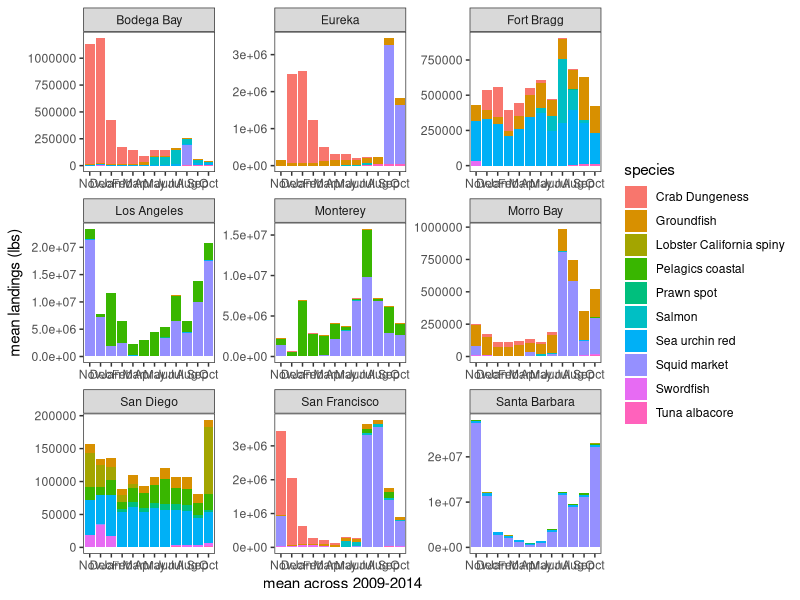
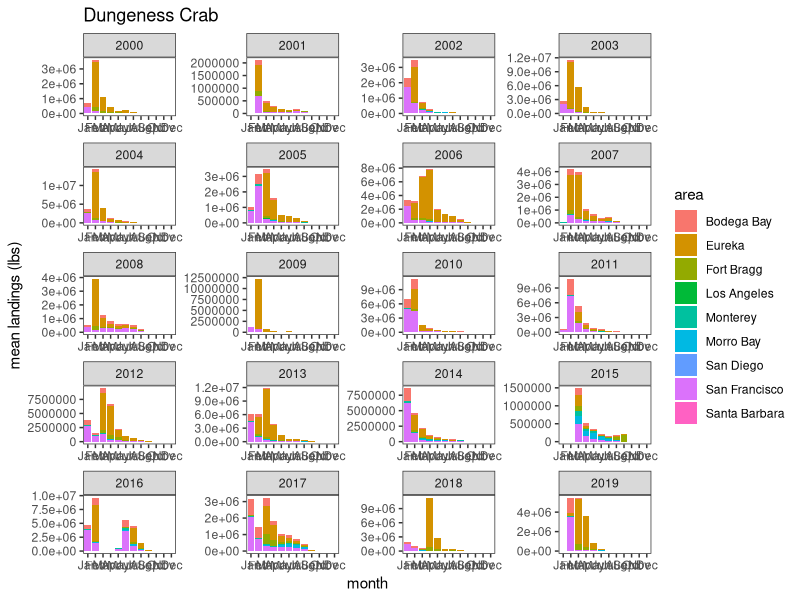
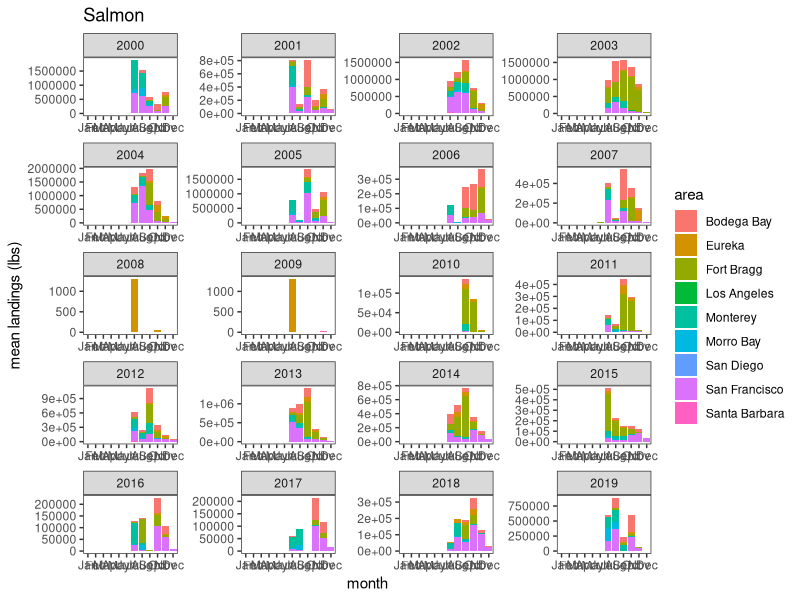
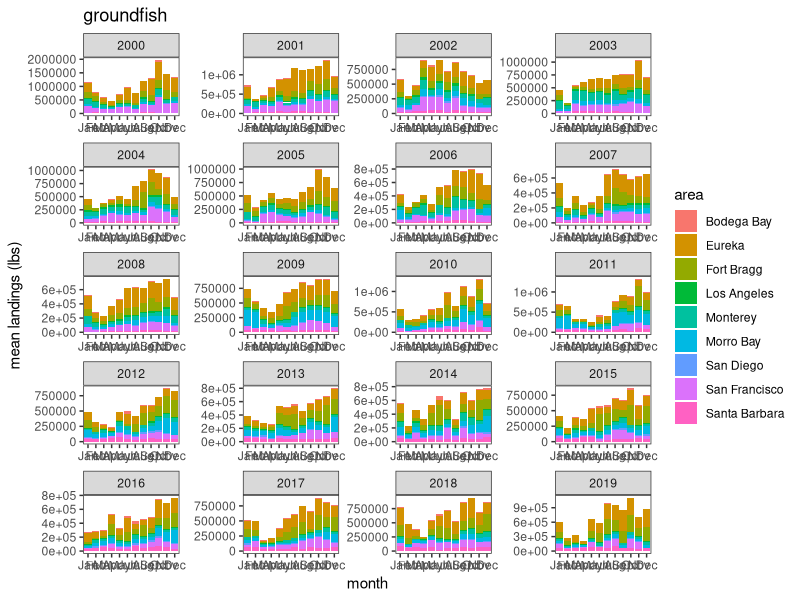

Recreate these plots in R, in order.
# Analysis of the data from the nine areas within California, gathered from the
# California Department of Natural Resources, accessed here: 
# https://wildlife.ca.gov/Fishing/Commercial/Landings

library(stringr)
library(dplyr)
library(reshape2)
library(ggplot2)

# Import dataset of all areas
all_areas <- read.csv("Data/DFW areas/all_areas.csv")

# Column names for the initial columns of the overall dataframe
initial_cols <- c("Species", "January", "February", "March", "April", "May", "June",
                  "July", "August", "September", "October", "November", "December", 
                  "Landings", "year", "area")

# Islolate species of interest ------------------------------------------------
crab <- all_areas %>% filter(str_detect(Species, "Dungeness")) %>% bind_rows
lobster <- all_areas %>% filter(str_detect(Species, "Lobster")) %>% bind_rows
squid <- all_areas %>% filter(str_detect(Species, "Squid market")) %>% bind_rows
albacore <- all_areas %>% filter(str_detect(Species, "albacore")) %>% bind_rows
prawn <- all_areas %>% filter(str_detect(Species, "Prawn spot")) %>% bind_rows
urchin <- all_areas %>% filter(str_detect(Species, "Sea urchin red")) %>% bind_rows
swordfish <- all_areas %>% filter(str_detect(Species, "Swordfish")) %>% bind_rows

# Combine all groundfish together - from list here:
# https://wildlife.ca.gov/Conservation/Marine/Federal-Groundfish
groundfish <- all_areas %>% filter(str_detect(Species, "Halibut|Rockfish|
                                              Thornyhead|Sablefish|Skate|
                                              Shark leopard|Shark soupfin|
                                              Shark spiny dogfish|Ratfish|
                                              Cabezon|Greenling|Lingcod|Cod|
                                              Whiting|Scorpionfish|Flounder|
                                              Sole|Sanddab")) %>% bind_rows
# Remove species column, group by area & year, find sum
groundfish <- groundfish[, -1] %>% group_by(area, year) %>%
  summarize(across(January:Landings, sum))  
groundfish <- groundfish[, c(3:15, 2, 1)]  # Move year & area columns to the end
groundfish <- cbind(rep("Groundfish", length(groundfish$year)), groundfish)
colnames(groundfish) <- initial_cols

# Combine all salmon together
salmon <- all_areas %>% filter(str_detect(Species, "Salmon")) %>% bind_rows
salmon <- salmon %>% filter(!str_detect(Species, "Roe"))  # Remove salmon roe fishery
# Remove species column, group by area & year, find sum
salmon <- salmon[, -1] %>%  group_by(area, year) %>% 
  summarize(across(January:Landings, sum))
salmon <- salmon[, c(3:15, 2, 1)]  # Move year & area columns to the end
salmon <- cbind(rep("Salmon", length(salmon$year)), salmon)
colnames(salmon) <- initial_cols

# Combine coastal pelagic species gathered from NOAA fisheries
pelagics <- all_areas %>% filter(str_detect(Species, "Sardine|Mackerel Pacific|
                                            Mackerel jack|Anchovy northern")) %>% bind_rows
# Remove species column, group by area & year, find sum
pelagics <- pelagics[, -1] %>% group_by(area, year) %>% 
  summarize(across(January:Landings, sum))
pelagics <- pelagics[, c(3:15, 2, 1)]  # Move year & area columns to the end
pelagics <- cbind(rep("Pelagics coastal", length(pelagics$year)), pelagics)
colnames(pelagics) <- initial_cols

# Create dataframe of all species of interest
all_soi <- rbind(crab, lobster, squid, albacore, prawn, urchin, swordfish, 
                 groundfish, salmon, pelagics)

# Write a .csv file with just the species of interest
write.csv(all_soi, "Data/dfw_areas_soi.csv", row.names = FALSE)


# Monthly averages over the stable period of species of interest --------------
# Filter for 2009-2014
all_soi_stable <- all_soi %>% filter(between(year, 2009, 2014))

# Find monthly mean for each year
all_soi_stable <- all_soi_stable[, -15]  # remove year column
all_soi_stable$Species <- str_trim(all_soi_stable$Species, side = "both")  # Remove extra white spaces

all_soi_means <- all_soi_stable %>% 
  group_by(Species, area) %>% 
  summarize(across(January:Landings, mean))

all_soi_means <- all_soi_means[, -15]  # Remove total landings

# Update data for plotting ----------------------------------------------------
plot_cols <- c("species", "area", "Jan", "Feb", "Mar", "Apr", "May", "Jun",
               "Jul", "Aug", "Sep", "Oct", "Nov", "Dec")
colnames(all_soi_means) <- plot_cols

# Change column order to match other analyses - year starting in Nov
all_soi_means <- all_soi_means[, c(1, 2, 13, 14, 3:12)] 
all_soi_means2 <- melt(all_soi_means, id_vars = c("area", "species"))
colnames(all_soi_means2) <- c("species", "area", "month", "landings")

# Plot monthly means for stable period
monthly_areas_stable <- ggplot(all_soi_means2, aes(y = landings, x = month, fill = species)) +
  geom_bar(position = "stack", stat = "identity") +
  ylab("mean landings (lbs)") + xlab("mean across 2009-2014") +
  theme_bw() +
  theme(panel.grid.major = element_blank(), panel.grid.minor = element_blank()) +
  facet_wrap(~area, ncol = 3, scale = "free")

ggsave(filename="DFW pdf data/Figures/area_monthly_landings_stable.pdf", monthly_areas_stable,
       width=400, height=250, units="mm", dpi=300)

# Yearly trends for species of interest ---------------------------------------
# Dungeness Crab
crab$year <- as.factor(crab$year)
crab2 <- crab[, c(15, 16, 12, 13, 2:11)]
colnames(crab2) <- plot_cols
crab_long <- melt(crab2, id_vars = c("area", "year"))
colnames(crab_long) <- c("year", "area", "month", "landings")

crab_monthly <- ggplot(crab_long, aes(y = landings, x = month, fill = area)) +
  geom_bar(position = "stack", stat = "identity") +
  ylab("mean landings (lbs)") +
  ggtitle("Dungeness Crab") + 
  theme_bw() +
  theme(panel.grid.major = element_blank(), panel.grid.minor = element_blank()) +
  facet_wrap(~year, ncol = 4, scale = "free")

ggsave(filename="DFW pdf data/Figures/crab_monthly.pdf", crab_monthly,
       width=400, height=250, units="mm", dpi=300)

# Salmon
salmon$year <- as.factor(salmon$year)
salmon2 <- salmon[, c(15, 16, 12, 13, 2:11)]
colnames(salmon2) <- plot_cols
salmon_long <- melt(salmon2, id_vars = c("area", "year"))
colnames(salmon_long) <- c("year", "area", "month", "landings")

salmon_monthly <- ggplot(salmon_long, aes(y = landings, x = month, fill = area)) +
  geom_bar(position = "stack", stat = "identity") +
  ylab("mean landings (lbs)") +
  ggtitle("Salmon") + 
  theme_bw() +
  theme(panel.grid.major = element_blank(), panel.grid.minor = element_blank()) +
  facet_wrap(~year, ncol = 4, scale = "free")

ggsave(filename="DFW pdf data/Figures/salmon_monthly.pdf", salmon_monthly,
       width=400, height=250, units="mm", dpi=300)

# Groundfish
groundfish$year <- as.factor(groundfish$year)
groundfish2 <- groundfish[, c(15, 16, 12, 13, 2:11)]
colnames(groundfish2) <- plot_cols
groundfish_long <- melt(groundfish2, id_vars = c("area", "year"))
colnames(groundfish_long) <- c("year", "area", "month", "landings")

groundfish_monthly <- ggplot(groundfish_long, aes(y = landings, x = month, fill = area)) +
  geom_bar(position = "stack", stat = "identity") +
  ylab("mean landings (lbs)") +
  ggtitle("groundfish") + 
  theme_bw() +
  theme(panel.grid.major = element_blank(), panel.grid.minor = element_blank()) +
  facet_wrap(~year, ncol = 4, scale = "free")

ggsave(filename="DFW pdf data/Figures/groundfish_monthly.pdf", groundfish_monthly,
       width=400, height=250, units="mm", dpi=300)
